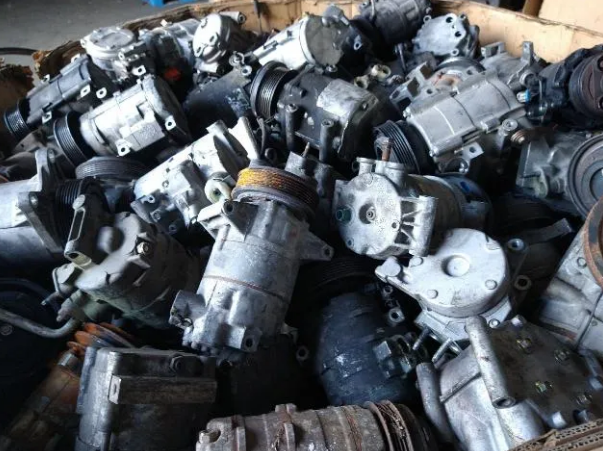
#> input picture testdata/image1.png, 603 x 451 px
$ python motorsegmentationtester.py
#> lines starting #> are read from the running program, lines starting #| are printed output that depends on the picture; after the words box and inside, x2 and y2 are one past the last pixel; in counts of white or black regions, pixels touching at a corner belong together
import cv2
import numpy as np
import matplotlib.pyplot as plt
from scipy import ndimage
from sklearn.cluster import DBSCAN

class RefinedMotorDensityEstimator:
    def __init__(self, debug=False):
        self.debug = debug
        self.roi_mask = None

    def detect_container_roi(self, image):
        """Detect container/bin boundaries to create ROI mask"""
        gray = cv2.cvtColor(image, cv2.COLOR_RGB2GRAY)

        # Method 1: Detect circular/rectangular containers
        # Use edge detection to find container boundaries
        edges = cv2.Canny(gray, 50, 150)

        # Find large contours that could be container edges
        contours, _ = cv2.findContours(edges, cv2.RETR_EXTERNAL, cv2.CHAIN_APPROX_SIMPLE)

        roi_mask = np.ones(gray.shape, dtype=np.uint8) * 255

        # Look for large rectangular or circular containers
        for contour in contours:
            area = cv2.contourArea(contour)
            if area > 0.1 * gray.shape[0] * gray.shape[1]:  # Large contour
                # Check if it's roughly rectangular or circular
                hull = cv2.convexHull(contour)
                hull_area = cv2.contourArea(hull)

                if area / hull_area > 0.7:  # Reasonably convex (container-like)
                    # Create mask inside this contour
                    temp_mask = np.zeros(gray.shape, dtype=np.uint8)
                    cv2.fillPoly(temp_mask, [hull], 255)
                    roi_mask = cv2.bitwise_and(roi_mask, temp_mask)

        return roi_mask

    def create_edge_suppression_mask(self, image, border_percent=8):
        """Suppress outer edges where background is likely"""
        h, w = image.shape[:2]
        border_h = int(h * border_percent / 100)
        border_w = int(w * border_percent / 100)

        mask = np.zeros((h, w), dtype=np.uint8)
        mask[border_h:h-border_h, border_w:w-border_w] = 255

        return mask

    def background_color_masking(self, image):
        """Remove known background colors (cardboard, concrete, etc.)"""
        hsv = cv2.cvtColor(image, cv2.COLOR_RGB2HSV)

        # Define background color ranges
        background_ranges = [
            # Cardboard brown
            ([10, 50, 50], [25, 255, 200]),
            # Concrete gray
            ([0, 0, 100], [180, 30, 180]),
            # Very light colors (overexposed areas)
            ([0, 0, 200], [180, 50, 255])
        ]

        background_mask = np.zeros(hsv.shape[:2], dtype=np.uint8)

        for (lower, upper) in background_ranges:
            lower = np.array(lower, dtype=np.uint8)
            upper = np.array(upper, dtype=np.uint8)
            mask = cv2.inRange(hsv, lower, upper)
            background_mask = cv2.bitwise_or(background_mask, mask)

        # Invert to get foreground mask
        foreground_mask = cv2.bitwise_not(background_mask)

        return foreground_mask

    def create_combined_roi_mask(self, image):
        """Combine all masking techniques for final ROI"""
        # Container detection
        container_mask = self.detect_container_roi(image)

        # Edge suppression
        edge_mask = self.create_edge_suppression_mask(image, border_percent=5)

        # Background color filtering
        color_mask = self.background_color_masking(image)

        # Combine all masks (intersection)
        combined_mask = cv2.bitwise_and(container_mask, edge_mask)
        combined_mask = cv2.bitwise_and(combined_mask, color_mask)

        # Morphological cleanup
        kernel = cv2.getStructuringElement(cv2.MORPH_ELLIPSE, (5, 5))
        combined_mask = cv2.morphologyEx(combined_mask, cv2.MORPH_OPEN, kernel)
        combined_mask = cv2.morphologyEx(combined_mask, cv2.MORPH_CLOSE, kernel)

        self.roi_mask = combined_mask
        return combined_mask

    def apply_roi_mask(self, mask, roi_mask):
        """Apply ROI mask to segmentation result"""
        return cv2.bitwise_and(mask, roi_mask)

    def post_segmentation_cleanup(self, mask, min_area=200, max_area=None):
        """Remove small noise and very large false positives"""
        # Connected component analysis
        num_labels, labels, stats, centroids = cv2.connectedComponentsWithStats(mask, connectivity=8)

        cleaned_mask = np.zeros_like(mask)

        for i in range(1, num_labels):  # Skip background (label 0)
            area = stats[i, cv2.CC_STAT_AREA]

            # Filter by area
            if area < min_area:
                continue
            if max_area and area > max_area:
                continue

            # Filter by aspect ratio (motors shouldn't be extremely elongated)
            w = stats[i, cv2.CC_STAT_WIDTH]
            h = stats[i, cv2.CC_STAT_HEIGHT]
            aspect_ratio = max(w, h) / min(w, h)
            if aspect_ratio > 5:  # Very elongated, likely noise
                continue

            # Add to cleaned mask
            component_mask = (labels == i).astype(np.uint8) * 255
            cleaned_mask = cv2.bitwise_or(cleaned_mask, component_mask)

        return cleaned_mask

    def hsv_saturation_method(self, image, roi_mask=None):
        """HSV Saturation method with optional ROI masking"""
        hsv = cv2.cvtColor(image, cv2.COLOR_RGB2HSV)
        _, mask = cv2.threshold(hsv[:,:,1], 30, 255, cv2.THRESH_BINARY)

        # Apply morphology
        kernel = cv2.getStructuringElement(cv2.MORPH_ELLIPSE, (7, 7))
        mask = cv2.morphologyEx(mask, cv2.MORPH_CLOSE, kernel)
        mask = cv2.morphologyEx(mask, cv2.MORPH_OPEN, kernel)

        # Apply ROI mask if provided
        if roi_mask is not None:
            mask = self.apply_roi_mask(mask, roi_mask)

        # Post-processing cleanup
        mask = self.post_segmentation_cleanup(mask)

        return mask

    def lab_a_channel_method(self, image, roi_mask=None):
        """LAB A-channel method with optional ROI masking"""
        lab = cv2.cvtColor(image, cv2.COLOR_RGB2LAB)
        _, mask = cv2.threshold(lab[:,:,1], 127, 255, cv2.THRESH_BINARY)

        # Apply morphology
        kernel = cv2.getStructuringElement(cv2.MORPH_ELLIPSE, (7, 7))
        mask = cv2.morphologyEx(mask, cv2.MORPH_CLOSE, kernel)
        mask = cv2.morphologyEx(mask, cv2.MORPH_OPEN, kernel)

        # Apply ROI mask if provided
        if roi_mask is not None:
            mask = self.apply_roi_mask(mask, roi_mask)

        # Post-processing cleanup
        mask = self.post_segmentation_cleanup(mask)

        return mask

    def adaptive_threshold_method(self, image, roi_mask=None):
        """Adaptive threshold method with optional ROI masking"""
        gray = cv2.cvtColor(image, cv2.COLOR_RGB2GRAY)
        mask = cv2.adaptiveThreshold(gray, 255, cv2.ADAPTIVE_THRESH_MEAN_C,
                                   cv2.THRESH_BINARY, 21, 8)

        # Apply morphology
        kernel = cv2.getStructuringElement(cv2.MORPH_ELLIPSE, (7, 7))
        mask = cv2.morphologyEx(mask, cv2.MORPH_CLOSE, kernel)
        mask = cv2.morphologyEx(mask, cv2.MORPH_OPEN, kernel)

        # Apply ROI mask if provided
        if roi_mask is not None:
            mask = self.apply_roi_mask(mask, roi_mask)

        # Post-processing cleanup
        mask = self.post_segmentation_cleanup(mask)

        return mask

    def ensemble_prediction(self, image, roi_mask=None, method="weighted_average"):
        """Combine multiple methods for final prediction"""
        # Get predictions from all methods
        hsv_mask = self.hsv_saturation_method(image, roi_mask)
        lab_mask = self.lab_a_channel_method(image, roi_mask)
        adaptive_mask = self.adaptive_threshold_method(image, roi_mask)

        if method == "intersection":
            # Conservative: only where all methods agree
            final_mask = cv2.bitwise_and(hsv_mask, lab_mask)
            final_mask = cv2.bitwise_and(final_mask, adaptive_mask)

        elif method == "union":
            # Liberal: where any method detects material
            final_mask = cv2.bitwise_or(hsv_mask, lab_mask)
            final_mask = cv2.bitwise_or(final_mask, adaptive_mask)

        elif method == "weighted_average":
            # Weighted combination based on past performance
            weights = [0.4, 0.4, 0.2]  # HSV, LAB, Adaptive

            # Convert to float for averaging
            combined = (hsv_mask.astype(np.float32) * weights[0] +
                       lab_mask.astype(np.float32) * weights[1] +
                       adaptive_mask.astype(np.float32) * weights[2])

            # Threshold at 50% agreement
            final_mask = (combined > 127).astype(np.uint8) * 255

        elif method == "majority_vote":
            # Where at least 2/3 methods agree
            combined = (hsv_mask.astype(np.float32) +
                       lab_mask.astype(np.float32) +
                       adaptive_mask.astype(np.float32)) / 255

            final_mask = (combined >= 2).astype(np.uint8) * 255

        return final_mask, {
            'hsv': hsv_mask,
            'lab': lab_mask,
            'adaptive': adaptive_mask
        }

    def calculate_density(self, mask):
        """Calculate density metrics"""
        if self.roi_mask is not None:
            # Calculate density only within ROI
            roi_area = np.sum(self.roi_mask > 0)
            solid_area = np.sum(cv2.bitwise_and(mask, self.roi_mask) > 0)
            density = solid_area / roi_area if roi_area > 0 else 0
        else:
            total_area = mask.shape[0] * mask.shape[1]
            solid_area = np.sum(mask > 0)
            density = solid_area / total_area

        return density

    def process_image(self, image):
        """Complete processing pipeline"""
        # Step 1: Create ROI mask
        roi_mask = self.create_combined_roi_mask(image)

        # Step 2: Get ensemble prediction
        final_mask, individual_masks = self.ensemble_prediction(image, roi_mask,
                                                               method="majority_vote")

        # Step 3: Calculate densities
        results = {
            'final_density': self.calculate_density(final_mask),
            'final_mask': final_mask,
            'roi_mask': roi_mask,
            'individual_masks': individual_masks,
            'individual_densities': {
                method: self.calculate_density(mask)
                for method, mask in individual_masks.items()
            }
        }

        if self.debug:
            self.visualize_results(image, results)

        return results

    def visualize_results(self, image, results):
        """Visualize processing steps"""
        fig, axes = plt.subplots(2, 3, figsize=(18, 12))

        # Original image
        axes[0,0].imshow(image)
        axes[0,0].set_title('Original Image')
        axes[0,0].axis('off')

        # ROI mask
        axes[0,1].imshow(results['roi_mask'], cmap='gray')
        axes[0,1].set_title('ROI Mask')
        axes[0,1].axis('off')

        # Final result
        axes[0,2].imshow(results['final_mask'], cmap='gray')
        axes[0,2].set_title(f'Final Result\nDensity: {results["final_density"]:.3f}')
        axes[0,2].axis('off')

        # Individual methods
        methods = ['hsv', 'lab', 'adaptive']
        for i, method in enumerate(methods):
            mask = results['individual_masks'][method]
            density = results['individual_densities'][method]
            axes[1,i].imshow(mask, cmap='gray')
            axes[1,i].set_title(f'{method.upper()}\nDensity: {density:.3f}')
            axes[1,i].axis('off')

        plt.tight_layout()
        plt.show()

# Usage example
def main():
    estimator = RefinedMotorDensityEstimator(debug=True)

    # Process test images
    image_paths = ["image1.png", "image2.png", "image3.png", "image4.png"]

    for image_path in image_paths:
        if os.path.exists(image_path):
            print(f"\nProcessing {image_path}...")
            image = cv2.imread(image_path)
#> image is the input picture: shape (451, 603, 3); mean B, G, R 95, 89, 83.7
            image = cv2.cvtColor(image, cv2.COLOR_BGR2RGB)

            results = estimator.process_image(image)
#> in detect_container_roi, `edges = cv2.Canny(gray, 50, 150)`:
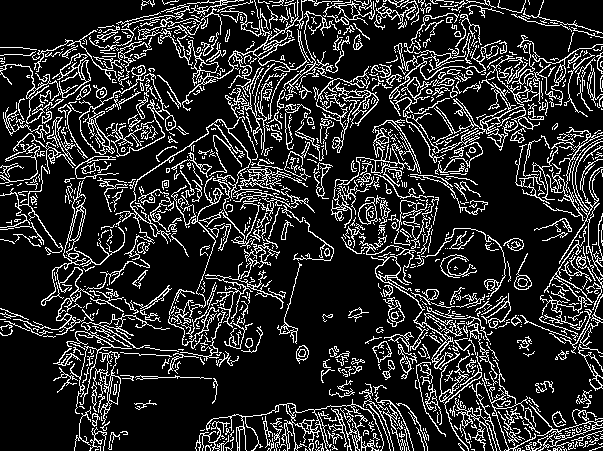
#> edges: shape (451, 603); 17.2% white in thin lines or dots
#> in detect_container_roi, `contours, _ = cv2.findContours(edges, cv2.RETR_EXTERNAL, cv2.CHAIN_APP..`: contours = 1113 contours, 936 with area under 20; largest, box (x1, y1, x2, y2) and area: (331, 119, 421, 228) 1444, (313, 66, 379, 153) 1195, (79, 65, 176, 157) 1152, (138, 17, 219, 86) 1060, (433, 55, 557, 151) 942
#> the loop in detect_container_roi, `for contour in contours:` made 1113 passes
#> area on passes 9, 10, 12: 0.5, 1, 7
#> in create_edge_suppression_mask, `h, w = image.shape[:2]`: h = 451; w = 603
#> in create_edge_suppression_mask, `border_h = int(h * border_percent / 100)`: border_h = 22
#> in create_edge_suppression_mask, `border_w = int(w * border_percent / 100)`: border_w = 30
#> after the loop in background_color_masking, `for (lower, upper) in background_ranges:`:
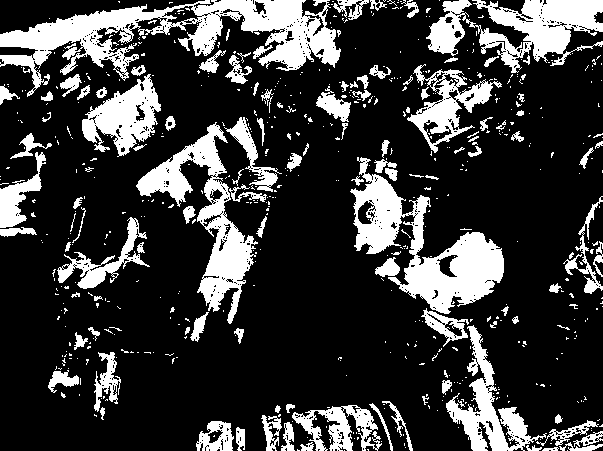
#> background_mask: shape (451, 603); 22.8% white; 619 white regions (503 under 20 px), largest, box (x1, y1, x2, y2) and area: (0, 0, 341, 97) 11483, (350, 157, 504, 314) 8332, (136, 122, 258, 324) 6313
#> in create_combined_roi_mask, `combined_mask = cv2.bitwise_and(combined_mask, color_mask)`:
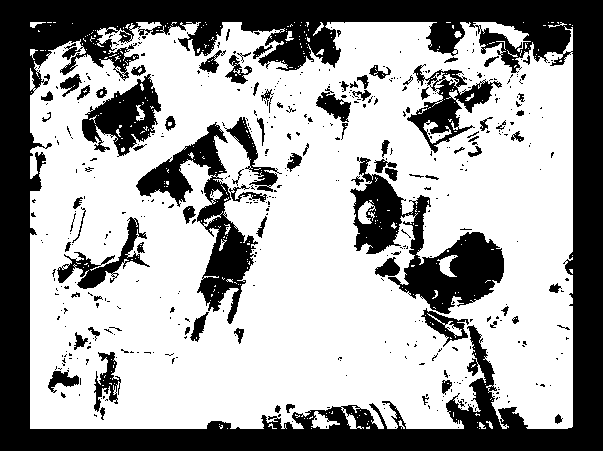
#> combined_mask: shape (451, 603); 63.8% white; 487 black regions (399 under 20 px), largest, box (x1, y1, x2, y2) and area: (0, 0, 603, 451) 66295, (350, 157, 504, 314) 8332, (136, 122, 258, 324) 6313
#> in create_combined_roi_mask, `kernel = cv2.getStructuringElement(cv2.MORPH_ELLIPSE, (5, 5))`: kernel = [[0, 0, 1, 0, 0], [1, 1, 1, 1, 1], [1, 1, 1, 1, 1], [1, 1, 1, 1, 1], [0, 0, 1, 0, 0]]
#> in post_segmentation_cleanup, `num_labels, labels, stats, centroids = cv2.connectedComponentsWithStat..`:
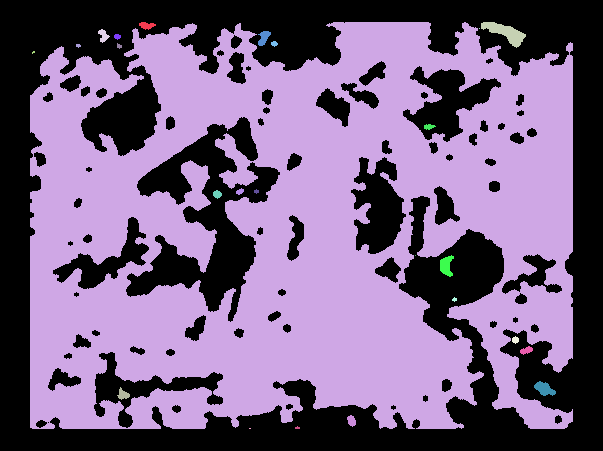
#> labels: shape (451, 603) int32; 26 distinct labels, from 0 to 25; one colour per label, 0 black
#> in post_segmentation_cleanup, `num_labels, labels, stats, centroids = cv2.connectedComponentsWithStat..`: num_labels = 26; stats = 26 rows, first 6: [0, 0, 603, 451, 116279], [139, 22, 17, 8, 86], [30, 22, 543, 407, 153918], [481, 22, 45, 26, 502], [98, 29, 12, 14, 88], [479, 28, 1, 1, 1]; centroids = 26 pairs, first value 33 to 544, second value 25.1 to 428
#> the loop in post_segmentation_cleanup, `for i in range(1, num_labels):` made 25 passes
#> area on passes 1, 4, 6, 7, 8, 9, 12, 13: 86, 88, 121, 31, 29, 20, 48, 36
#> call 2 of post_segmentation_cleanup, with min_area = 200
#> in post_segmentation_cleanup (call 2), `num_labels, labels, stats, centroids = cv2.connectedComponentsWithStat..`:
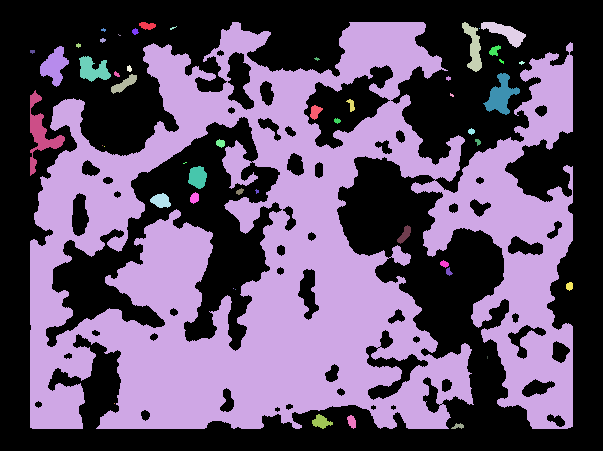
#> labels: shape (451, 603) int32; 51 distinct labels, from 0 to 50; one colour per label, 0 black
#> in post_segmentation_cleanup (call 2), `num_labels, labels, stats, centroids = cv2.connectedComponentsWithStat..`: num_labels = 51; stats = 51 rows, first 6: [0, 0, 603, 451, 146542], [139, 22, 17, 8, 95], [30, 22, 543, 407, 119516], [462, 22, 20, 50, 487], [481, 22, 45, 26, 502], [170, 26, 7, 4, 11]; centroids = 51 pairs, first value 32 to 569.1, second value 25.33 to 425.8
#> the loop in post_segmentation_cleanup (call 2), `for i in range(1, num_labels):` made 50 passes
#> area on passes 1, 7, 10, 12, 19, 20, 26, 27: 95, 32, 20, 77, 26, 22, 59, 117
#> call 3 of post_segmentation_cleanup, with min_area = 200
#> in post_segmentation_cleanup (call 3), `num_labels, labels, stats, centroids = cv2.connectedComponentsWithStat..`:
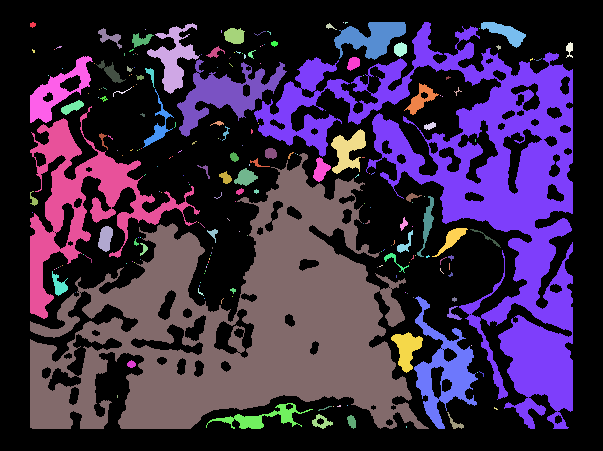
#> labels: shape (451, 603) int32; 224 distinct labels, from 0 to 223; one colour per label, 0 black
#> in post_segmentation_cleanup (call 3), `num_labels, labels, stats, centroids = cv2.connectedComponentsWithStat..`: num_labels = 224; stats = 224 rows, first 6: [0, 0, 603, 451, 159108], [30, 22, 6, 6, 26], [147, 23, 53, 71, 1379], [326, 23, 11, 7, 31], [343, 22, 1, 1, 1], [345, 22, 3, 2, 4]; centroids = 224 pairs, first value 32 to 569.2, second value 22 to 426.5
#> the loop in post_segmentation_cleanup (call 3), `for i in range(1, num_labels):` made 223 passes
#> area on passes 1, 3, 9: 26, 31, 181
#> in ensemble_prediction, `final_mask = (combined >= 2).astype(np.uint8) * 255`:
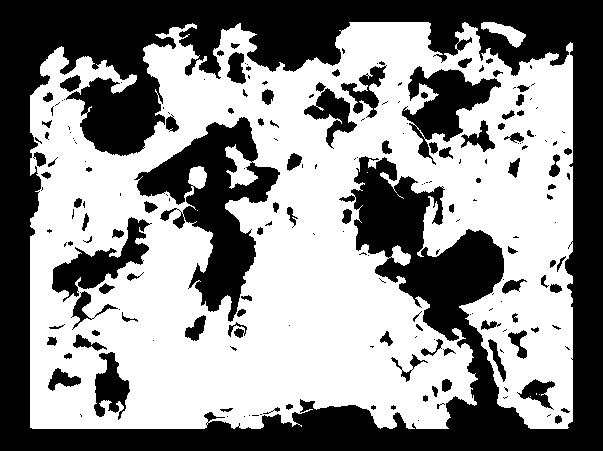
#> final_mask: shape (451, 603); 55.6% white; 205 black regions (108 under 20 px), largest, box (x1, y1, x2, y2) and area: (0, 0, 603, 451) 90948, (134, 117, 280, 322) 11019, (402, 66, 501, 165) 3840
#> in process_image, `final_mask, individual_masks = self.ensemble_prediction(image, roi_mas..`: individual_masks = 3 items
#> in calculate_density, `roi_area = np.sum(self.roi_mask > 0)`: roi_area = 168829
#> in calculate_density, `solid_area = np.sum(cv2.bitwise_and(mask, self.roi_mask) > 0)`: solid_area = 151077
#> in calculate_density, `density = solid_area / roi_area if roi_area > 0 else 0`: density = 0.895
#> the loop in visualize_results, `for i, method in enumerate(methods):` made 3 passes
#> density on passes 1 to 3: 0.915, 0.734, 0.647
#> results = 5 items

            print(f"Final Density: {results['final_density']:.3f}")
#| Final Density: 0.895
            print("Individual method densities:")
            for method, density in results['individual_densities'].items():
                print(f"  {method}: {density:.3f}")
#> this loop made 3 passes
#> (printed output is left out)

if __name__ == "__main__":
    import os
    main()
